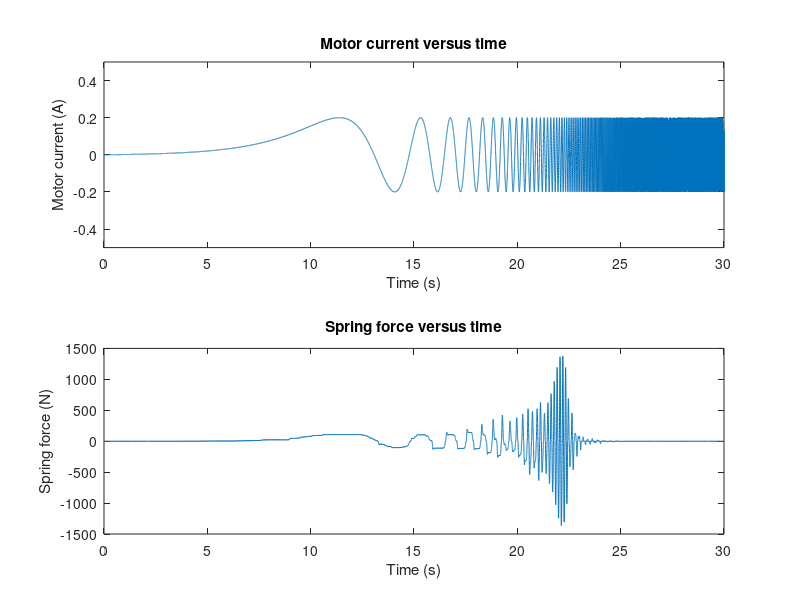

This chart was generated by the following MATLAB code: (Note: this script raises an error after producing the figure.)
clear all; close all; clc;
load('right_knee_open_loop_exp_chirp.mat');
input = right_knee_open_loop_exp_chirp.input;
output = right_knee_open_loop_exp_chirp.output;

% Centers output signal to zero
output = output - output(1);

% Spring constant = 549360 N/m
% Encoder angle to spring deflection= 0.000027707 m/degrees
% F = -kx
k = 549360; 
output = -output * 0.000027707 * k;

% Sampling frequency Fs = 1 kHz
Fs = 1000;
Ts = 1/Fs;
N = length(input);
t = Ts * linspace(0,N-1,N);

% Plot input and output data
f1 = figure;
subplot(2,1,1)
plot(t,input);
title('Motor current versus time');
ylabel('Motor current (A)');
xlabel('Time (s)');
ylim([-0.5 0.5]);
xlim([0 t(end)]);

subplot(2,1,2)
plot(t,output);
title('Spring force versus time');
ylabel('Spring force (N)');
xlabel('Time (s)');
xlim([0 t(end)]);
saveas(f1,'input_output_data.png');

data = iddata(output,input,Ts);
% Number of poles
np = 2;
% Number of zeros
nz = 0;
% Estimates transfer function

SEA = tfest(data,np,nz)
% Get coefficients for estimated transfer function
num = SEA.Numerator;
den = SEA.Denominator;
mk = k / den(3);
b_eff = mk * den(2);
beta = (num * mk) / k;
save('SEA.mat', 'SEA','b_eff', 'beta', 'k', 'mk');

% Define frequency vector
f = (0:N-1)*(Fs/N);
w = 2*pi*f;

% Obtain bode plot of model
[mag,phase,wout] = bode(SEA,w);
mag = reshape(mag,[N,1]);
phase = reshape(phase,[N,1]);

% Obtain frequency response of data
outputFFT = fft(output);
inputFFT = fft(input);
h_data = outputFFT ./ inputFFT;
mag_data = abs(h_data);
phase_data = angle(h_data) * (180/pi);

%% Plotting
f2 = figure;
subplot(2,1,1)
semilogx(f, mag2db(mag_data));
title('System identification of SEA');
hold on;
semilogx(f,mag2db(mag));
ylabel('Magnitude (dB)');
xlabel('Frequency (Hz)');
text_str = {['m_k = ', num2str(mk)],['b_{eff} = ', num2str(b_eff)],...
    ['\beta = ', num2str(beta)], ['k = ', num2str(k)]};
text(0.05, 0, text_str);
xlim([0 100]);

subplot(2,1,2)
semilogx(f, phase_data);
hold on;
semilogx(f,phase);
ylabel('Phase (deg)');
xlabel('Frequency (Hz)');
legend('Data','Model');
xlim([0 100]);
saveas(f2,'system_ID.png');